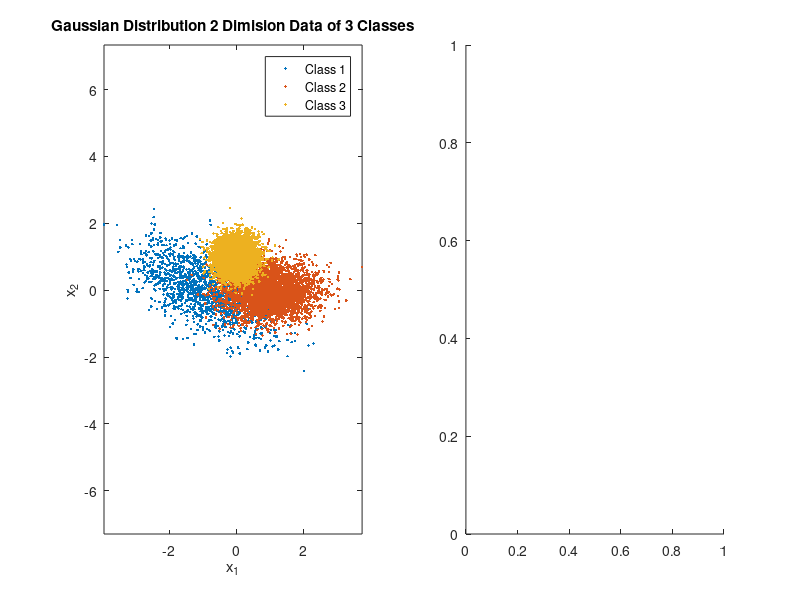

The MATLAB source for this figure: (Note: this script raises an error after producing the figure.)
% EECE5644 Exam1 Question 1
clear all, close all

mu(:,1) = [-1;0]; Sigma(:,:,1) = 0.1*[10 -4;-4 5]; % mean and covariance of data pdf conditioned on label 3
mu(:,2) = [1;0]; Sigma(:,:,2) = 0.1*[5 0;0 2]; % mean and covariance of data pdf conditioned on label 2
mu(:,3) = [0;1]; Sigma(:,:,3) = 0.1*eye(2); % mean and covariance of data pdf conditioned on label 1
classPriors = [0.15,0.35,0.5]; thr = [0,cumsum(classPriors)];
N = 10000; u = rand(1,N); L = zeros(1,N); x = zeros(2,N);
Nc = zeros(1,3); % sample numbers

figure(1),clf, colorList = 'rbg';
subplot(1,2,1)
for l = 1:3
    indices = find(thr(l)<u & u<=thr(l+1)); % if u happens to be precisely 1, that sample will get omitted - needs to be fixed
    L(1,indices) = l*ones(1,length(indices)); Nc(l) = length(indices);
    x(:,indices) = mvnrnd(mu(:,l),Sigma(:,:,l),length(indices))';
    plot(x(1,indices),x(2,indices),'.','MarkerFaceColor',colorList(l)); axis equal, hold on,
end
hold off
legend('Class 1','Class 2','Class 3')
title('Gaussian Distribution 2 Dimision Data of 3 Classes')
xlabel('x_1')
ylabel('x_2')

subplot(1,2,2)

evalResult = -[log(evalGaussian(x,mu(:,1),Sigma(:,:,1)))+log(classPriors(1));
    log(evalGaussian(x,mu(:,2),Sigma(:,:,2)))+log(classPriors(2));
    log(evalGaussian(x,mu(:,3),Sigma(:,:,3)))+log(classPriors(3))];
[M,D] = min(evalResult);

ind11 = find(D==1 & L==1); p11 = length(ind11)/Nc(1);
ind21 = find(D==2 & L==1); p21 = length(ind21)/Nc(1);
ind31 = find(D==3 & L==1); p31 = length(ind31)/Nc(1);

ind12 = find(D==1 & L==2); p12 = length(ind12)/Nc(2);
ind22 = find(D==2 & L==2); p22 = length(ind22)/Nc(2);
ind32 = find(D==3 & L==2); p32 = length(ind32)/Nc(2);

ind13 = find(D==1 & L==3); p13 = length(ind13)/Nc(3);
ind23 = find(D==2 & L==3); p23 = length(ind23)/Nc(3);
ind33 = find(D==3 & L==3); p33 = length(ind33)/Nc(3);

confusionMatrix = [length(ind11) length(ind12) length(ind13);
    length(ind21) length(ind22) length(ind23);
    length(ind31) length(ind32) length(ind33)];

misclassifiedNumber = length(ind21)+length(ind31)+length(ind12)+length(ind32)+length(ind13)+length(ind23);
p_error = [p21+p31,p12+p32,p13+p23]*Nc'/N;

plot(x(1,ind11),x(2,ind11),'og'), hold on
plot(x(1,ind22),x(2,ind22),'+g')
plot(x(1,ind33),x(2,ind33),'*g')

plot(x(1,ind21),x(2,ind21),'o','Color',[0.85 0.33 0.1])
plot(x(1,ind31),x(2,ind31),'o','Color',[0.93 0.69 0.13])

plot(x(1,ind12),x(2,ind12),'+','Color',[0 0.45 0.74])
plot(x(1,ind32),x(2,ind32),'+','Color',[0.93 0.69 0.13])

plot(x(1,ind13),x(2,ind13),'*','Color',[0 0.45 0.74])
plot(x(1,ind23),x(2,ind23),'*','Color',[0.85 0.33 0.1])

axis equal
legend('Class 1 with D = 1','Class 2 with D = 2','Class 3 with D = 3','Class 1 with D = 2','Class 1 with D = 3','Class 2 with D = 1','Class 2 with D = 3','Class 3 with D = 1','Class 3 with D = 2')
title('Classified Data and Their Decision')
xlabel('x_1')
ylabel('x_2')
hold off

Nc
confusionMatrix
misclassifiedNumber
p_error

function g = evalGaussian(x,mu,Sigma)
% Evaluates the Gaussian pdf N(mu,Sigma) at each coumn of X
[n,N] = size(x);
C = ((2*pi)^n * det(Sigma))^(-1/2);
E = -0.5*sum((x-repmat(mu,1,N)).*(inv(Sigma)*(x-repmat(mu,1,N))),1);
g = C*exp(E);
end
